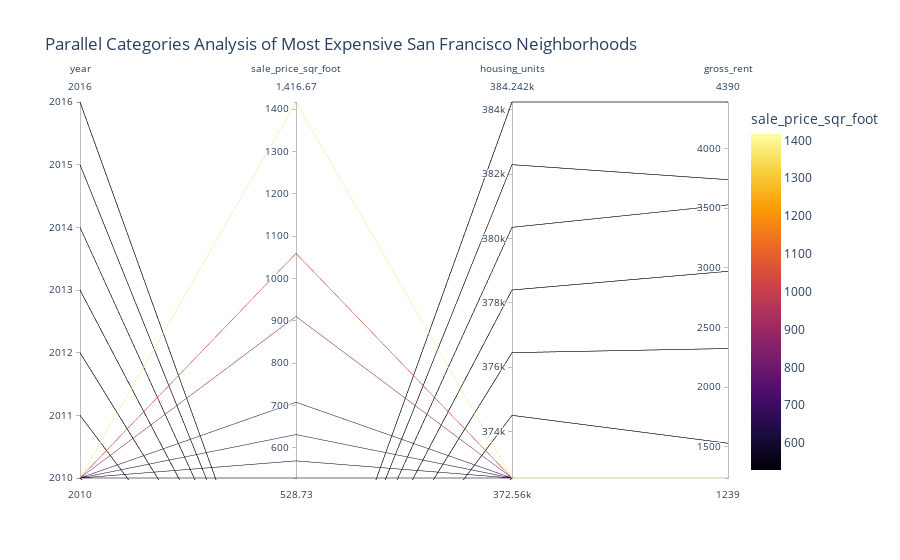

Notebook cell for this chart:
### Code cell
# parallel_coordinates()
parallel_coordinates()

### Figure 1 — Plotly figure (JSON) as saved in the notebook; plotly's stock layout.template omitted (floating-point values rounded to 4 significant figures)
{"data": [{"dimensions": [{"label": "year", "values": [2010, 2010, 2010, 2010, 2010, 2010, 2010, 2010, 2011, 2011, 2011, 2011, 2011, 2011, 2011, 2011, 2012, 2012, 2012, 2012, 2012, 2012, 2012, 2012, 2013, 2013, 2013, 2013, 2013, 2013, 2014, 2014, 2014, 2014, 2014, 2014, 2014, 2014, 2014, 2014, 2015, 2015, 2015, 2015, 2015, 2015, 2016, 2016, 2016, 2016, 2016, 2016, 2016]}, {"label": "sale_price_sqr_foot", "values": [569.2, 528.7, 910.2, 1059.0, 1417.0, 707.7, 631.2, null, null, null, null, null, null, null, null, null, null, null, null, null, null, null, null, null, null, null, null, null, null, null, null, null, null, null, null, null, null, null, null, null, null, null, null, null, null, null, null, null, null, null, null, null, null]}, {"label": "housing_units", "values": [372560, 372560, 372560, 372560, 372560, 372560, 372560, 372560, 374507, 374507, 374507, 374507, 374507, 374507, 374507, 374507, 376454, 376454, 376454, 376454, 376454, 376454, 376454, 376454, 378401, 378401, 378401, 378401, 378401, 378401, 380348, 380348, 380348, 380348, 380348, 380348, 380348, 380348, 380348, 380348, 382295, 382295, 382295, 382295, 382295, 382295, 384242, 384242, 384242, 384242, 384242, 384242, 384242]}, {"label": "gross_rent", "values": [1239, 1239, 1239, 1239, 1239, 1239, 1239, 1239, 1530, 1530, 1530, 1530, 1530, 1530, 1530, 1530, 2324, 2324, 2324, 2324, 2324, 2324, 2324, 2324, 2971, 2971, 2971, 2971, 2971, 2971, 3528, 3528, 3528, 3528, 3528, 3528, 3528, 3528, 3528, 3528, 3739, 3739, 3739, 3739, 3739, 3739, 4390, 4390, 4390, 4390, 4390, 4390, 4390]}], "domain": {"x": [0, 1], "y": [0, 1]}, "line": {"color": [569.2, 528.7, 910.2, 1059.0, 1417.0, 707.7, 631.2, null, null, null, null, null, null, null, null, null, null, null, null, null, null, null, null, null, null, null, null, null, null, null, null, null, null, null, null, null, null, null, null, null, null, null, null, null, null, null, null, null, null, null, null, null, null], "coloraxis": "coloraxis"}, "name": "", "type": "parcoords"}], "layout": {"autosize": true, "coloraxis": {"colorbar": {"title": {"text": "sale_price_sqr_foot"}}, "colorscale": [[0, "#000004"], [0.1111, "#1b0c41"], [0.2222, "#4a0c6b"], [0.3333, "#781c6d"], [0.4444, "#a52c60"], [0.5556, "#cf4446"], [0.6667, "#ed6925"], [0.7778, "#fb9b06"], [0.8889, "#f7d13d"], [1, "#fcffa4"]]}, "legend": {"tracegroupgap": 0}, "title": {"text": "Parallel Categories Analysis of Most Expensive San Francisco Neighborhoods"}}}
